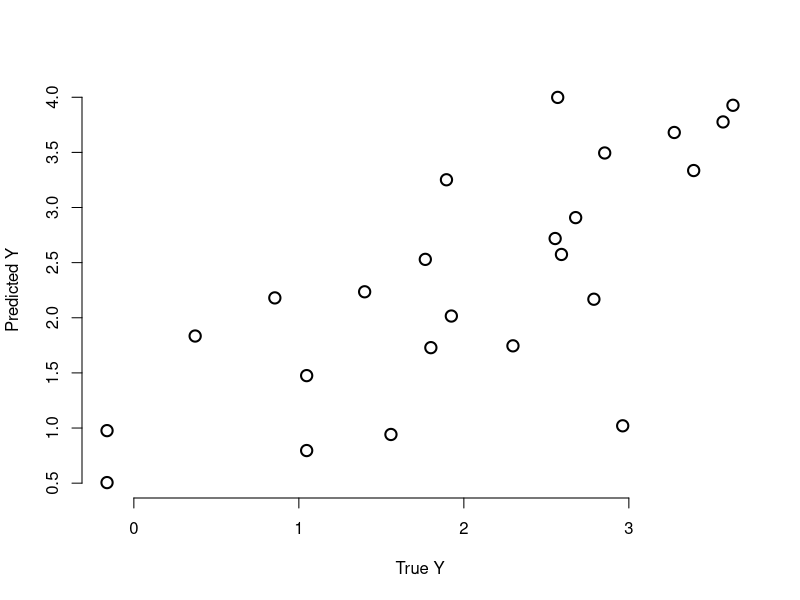
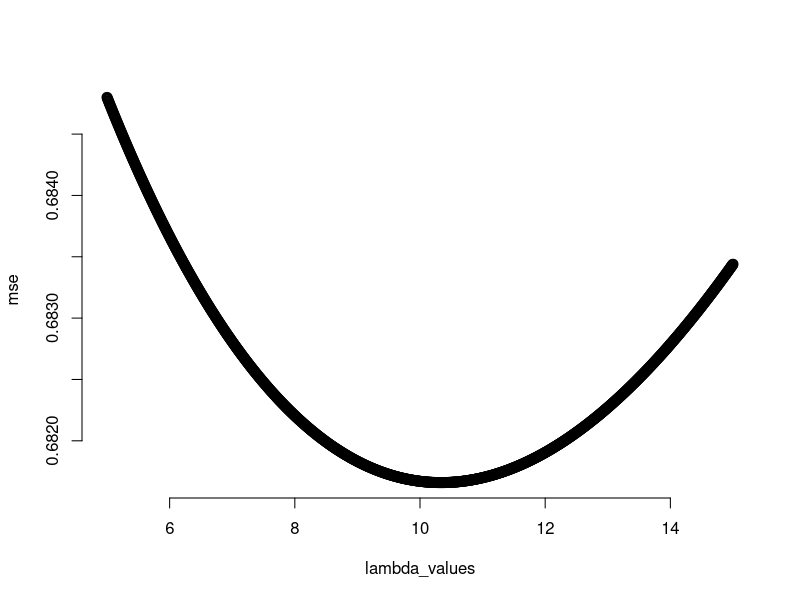
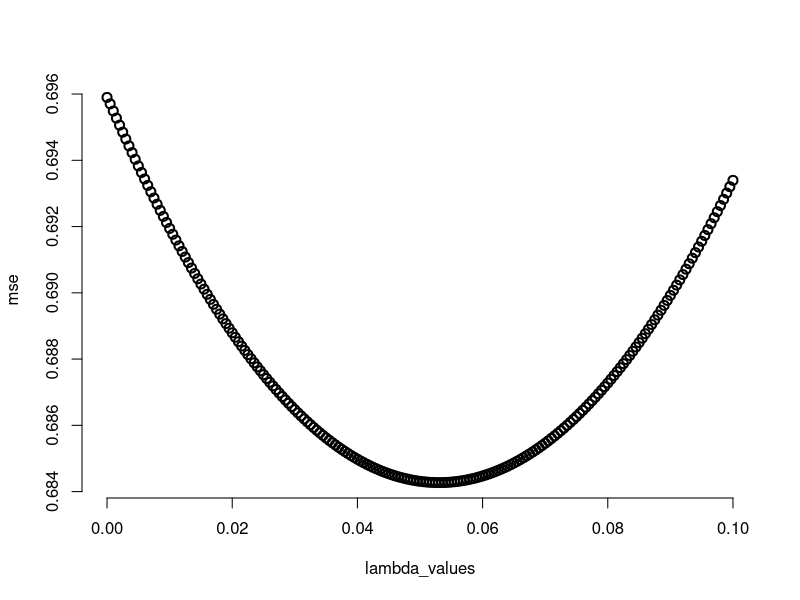

Write the R code that produced these figures, in order.
### STAT5P87 - Week 2
getwd()
# load the dataset
mydata = read.csv('prostate-data.csv')

# Look at the header
head(mydata)

# Extract the variables for this problem
mydata = mydata[,c(1, 4, 6, 9)]
head(mydata)

# Create a training-testing split
n = dim(mydata)[1]

# Make 75/25 split
0.75 * n
n_training = 73
n_testing = n - n_training

# Randomly generate training indices
set.seed(0)
training_index = sample(c(1:n), size = n_training, replace=FALSE)

# Split into training and testing dataframe
training_data = mydata[training_index,]
testing_data = mydata[-training_index,]

# "Manually" estimate the regression model
trainingY = training_data$lpsa
trainingX = model.matrix(lpsa ~ ., data=training_data)

bHat = solve(t(trainingX) %*% trainingX) %*% t(trainingX) %*% trainingY

# Evaluate the model using testing data
testingY = testing_data$lpsa
testingX = model.matrix(lpsa ~ ., data=testing_data)

# Make predictions
yHat = testingX %*% bHat

# Compute average testing loss
mean((testingY - yHat)^2)


### Using R's functions

# Fit model using training data
model = lm(lpsa ~ ., data=training_data)

# Predict testing data
yHat = predict(model, newdata = testing_data)

# Compute average testing loss
mean((testingY - yHat)^2)

# Suppose I want to predict y when x = c(1, 2, 3)
predict(model, newdata = data.frame(lcavol = 1, lbph = 2, lcp = 3))

## Visualize the predictions
plot(testingY, yHat, bty = 'n', ylab = 'Predicted Y', 
     xlab = 'True Y', cex = 1.5, lwd = 2)


## Is 0.6958 a "good" value of error?
# check what the error is for predicting 
# based on yBar

yHat = mean(trainingY)
mean((testingY - yHat)^2)

# 0.6958 vs. 1.5482
# about 50% of error reduced

# a "testing" R2 value
1 - (0.6958 / 1.5482)


### Best subset selection for k = 2

model1 = lm(lpsa ~ lcavol + lbph, data = training_data)
# With no "newdata" defaults to training data
yHat = predict(model1)
mean((trainingY - yHat)^2)
# 0.54

model2 = lm(lpsa ~ lcavol + lcp, data = training_data)
# With no "newdata" defaults to training data
yHat = predict(model2)
mean((trainingY - yHat)^2)
# 0.56

model3 = lm(lpsa ~ lcp + lbph, data = training_data)
# With no "newdata" defaults to training data
yHat = predict(model3)
mean((trainingY - yHat)^2)
# 0.89

# The best model with k = 2 is 
# lcavol + lbph with 0.54

### Now for k = 1

model1 = lm(lpsa ~ lcavol, data = training_data)
# With no "newdata" defaults to training data
yHat = predict(model1)
mean((trainingY - yHat)^2)
# 0.58

model2 = lm(lpsa ~ lcp, data = training_data)
# With no "newdata" defaults to training data
yHat = predict(model2)
mean((trainingY - yHat)^2)
# 0.91

model3 = lm(lpsa ~ lbph, data = training_data)
# With no "newdata" defaults to training data
yHat = predict(model3)
mean((trainingY - yHat)^2)
# 1.26

# The best k = 1 model is lcavol with 0.58


# With k = 3
model1 = lm(lpsa ~ ., data = training_data)
# With no "newdata" defaults to training data
yHat = predict(model1)
mean((trainingY - yHat)^2)
# 0.53

# The best k = 3 model is all inputs

# Use testing data to select k

model1 = lm(lpsa ~ lcavol, data=training_data)
yHat = predict(model1, newdata = testing_data)
mean((yHat - testingY)^2)
# 0.724

model2 = lm(lpsa ~ lcavol + lbph, data=training_data)
yHat = predict(model2, newdata = testing_data)
mean((yHat - testingY)^2)
# 0.691

model3 = lm(lpsa ~ lcavol + lbph + lcp, data=training_data)
yHat = predict(model3, newdata = testing_data)
mean((yHat - testingY)^2)
# 0.695

# Best model is k = 2
# lcavol + lbph with 0.691 average error





##### Start of Thursday


### Ridge regression

# training_data
# testing_data

# Number of inputs
p = 3

trainingY = training_data$lpsa
testingY = testing_data$lpsa

trainingX = model.matrix(lpsa ~ 0 + ., data=training_data)
testingX = model.matrix(lpsa ~ 0 + ., data=testing_data)

# Scale the data
# 2 for "keep columns" (would be 1 to keep rows)
xBar = apply(trainingX, 2, mean)
s = apply(trainingX, 2, sd)

# Scale the training data - notice this doesn't work
trainingZ = (trainingX - xBar) / s
testingZ = (testingX - xBar) / s

apply(trainingZ, 2, mean)


# Scale the training data
trainingZ = t((t(trainingX) - xBar) / s)
testingZ = t((t(testingX) - xBar) / s)

apply(trainingZ, 2, mean)
apply(trainingZ, 2, sd)

### Fit a ridge regression model with lambda = 1

lambda = 1

b0Hat = mean(trainingY)
bHat = solve(t(trainingZ) %*% trainingZ + lambda * diag(p)) %*% t(trainingZ) %*% (trainingY - mean(trainingY))

b0Hat
bHat

# Make predictions on testing data
yHat = b0Hat + testingZ %*% bHat

# Estimate mean-squared error
mean((testingY - yHat)^2)



### Use testing data to find the optimal lambda

lambda_values = seq(from = 5, to = 15, by = 0.01)
n_lambda_values = length(lambda_values)
mse = matrix(NA, nrow = n_lambda_values)

for(i in 1:n_lambda_values){
  lambda = lambda_values[i]
  
  b0Hat = mean(trainingY)
  bHat = solve(t(trainingZ) %*% trainingZ + lambda * diag(p)) %*% t(trainingZ) %*% (trainingY - mean(trainingY))

  # Make predictions on testing data
  yHat = b0Hat + testingZ %*% bHat
  
  # Estimate mean-squared error
  mse[i] = mean((testingY - yHat)^2)
}


plot(lambda_values, mse, bty = 'n', 
     lwd = 2, cex = 1.2)

# What is the index that minimizes the vector
which.min(mse)
lambda_values[535]


### The optimal lambda is 10.34, go back and refit

lambda = 10.34
b0Hat = mean(trainingY)
bHat = solve(t(trainingZ) %*% trainingZ + lambda * diag(p)) %*% t(trainingZ) %*% (trainingY - mean(trainingY))

# Make predictions on testing data
yHat = b0Hat + testingZ %*% bHat

# Estimate mean-squared error
mean((testingY - yHat)^2)

b0Hat
bHat


### LASSO

# load glmnet for LASSO fitting
require(glmnet)

lambda = 1
b0Hat = mean(trainingY)
# Intercept false because we're doing it
# manually. glmnet would do it good on its own
# if I let it. 
fit = glmnet(trainingZ, trainingY, alpha = 1, 
               lambda = lambda, intercept = FALSE)
  
# Make predictions on testing data
yHat = b0Hat + predict(fit, testingZ)
  
# Estimate mean-squared error
mean((testingY - yHat)^2)


### Find the optimal lambda 

lambda_values = seq(from = 0, to = 0.1, by = 0.0005)
n_lambda_values = length(lambda_values)
mse = matrix(NA, nrow = n_lambda_values)

for(i in 1:n_lambda_values){
  lambda = lambda_values[i]
  
  b0Hat = mean(trainingY)
  fit = glmnet(trainingZ, trainingY, alpha = 1, 
               lambda = lambda, intercept = FALSE)
  # Make predictions on testing data
  yHat = b0Hat + predict(fit, testingZ)
  
  # Estimate mean-squared error
  mse[i] = mean((testingY - yHat)^2)
}

plot(lambda_values, mse, bty = 'n', 
     lwd = 2, cex = 1.2)

# What is the index that minimizes the vector
which.min(mse)
lambda_values[107]

lambda = 0.053
b0Hat = mean(trainingY)
fit = glmnet(trainingZ, trainingY, alpha = 1, 
             lambda = lambda, intercept = FALSE)
fit$beta

# Least-squares: 2.62, 0.77, 0.18, 0.13
# Ridge: 2.62, 0.64, 0.15, 0.18
# LASSO: 2.62, 0.73, 0.13, 0.10


